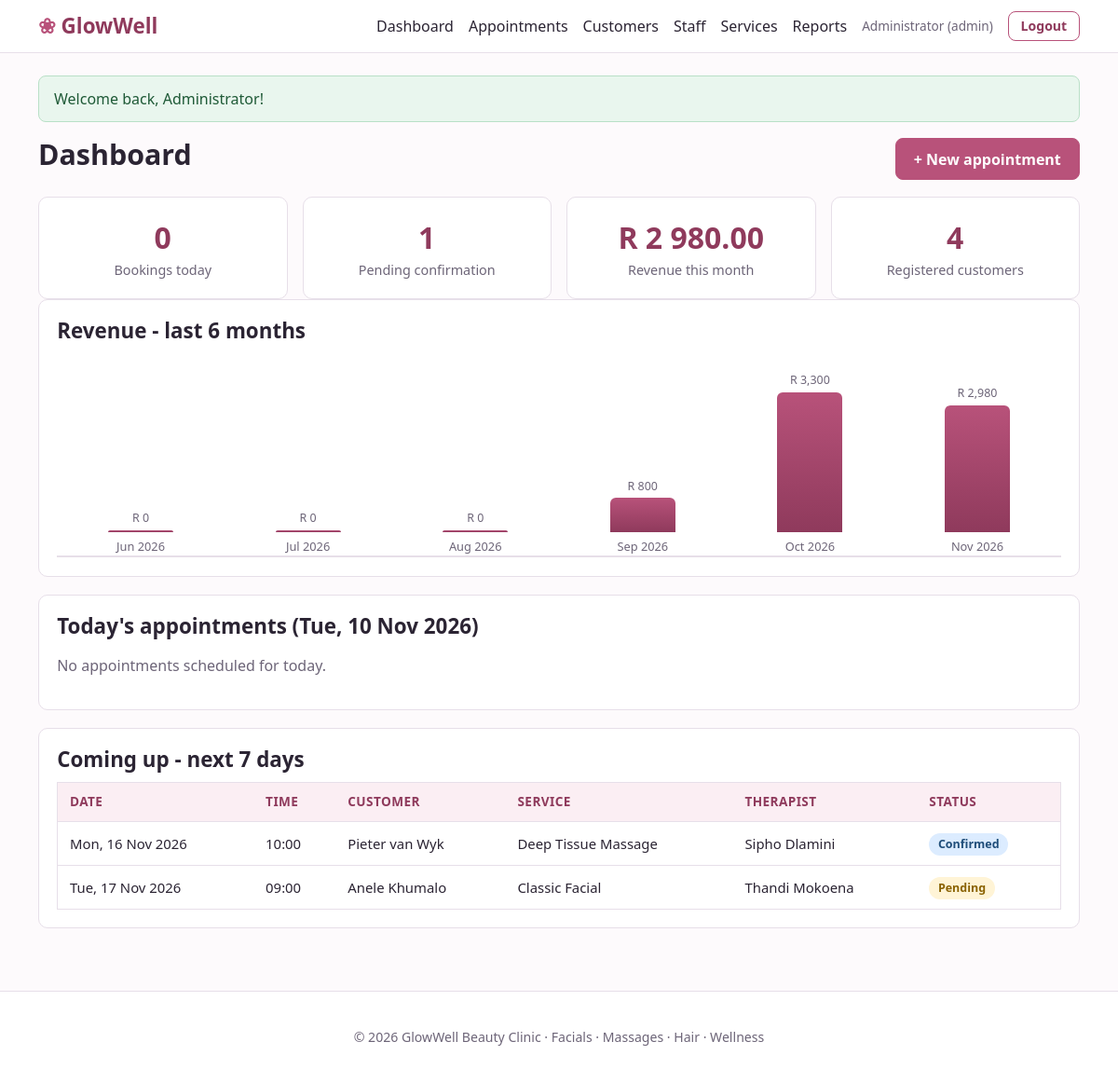
Page /admin/dashboard.php (signed in) on the committed database.
### tables this page shows
CREATE TABLE appointments (
    appointment_id    INT UNSIGNED AUTO_INCREMENT PRIMARY KEY,
    customer_id       INT UNSIGNED NOT NULL,
    staff_id          INT UNSIGNED NOT NULL,
    service_id        INT UNSIGNED NOT NULL,
    appointment_date  DATE NOT NULL,
    start_time        TIME NOT NULL,
    end_time          TIME NOT NULL,
    status            ENUM('pending','confirmed','completed','cancelled','no_show')
                      NOT NULL DEFAULT 'pending',
    price_charged     DECIMAL(8,2) NOT NULL,
    notes             VARCHAR(255) NULL,
    created_at        TIMESTAMP NOT NULL DEFAULT CURRENT_TIMESTAMP,
     
    active_flag       TINYINT GENERATED ALWAYS AS (IF(status = 'cancelled', NULL, 1)) STORED,
    CONSTRAINT chk_appt_times CHECK (end_time > start_time),
    CONSTRAINT chk_appt_price CHECK (price_charged >= 0),
    CONSTRAINT uq_staff_slot UNIQUE (staff_id, appointment_date, start_time, active_flag),
    CONSTRAINT fk_appt_customer FOREIGN KEY (customer_id)
        REFERENCES customers(customer_id),
    CONSTRAINT fk_appt_staff FOREIGN KEY (staff_id)
        REFERENCES staff(staff_id),
    CONSTRAINT fk_appt_service FOREIGN KEY (service_id)
        REFERENCES services(service_id)
);

CREATE TABLE services (
    service_id        INT UNSIGNED AUTO_INCREMENT PRIMARY KEY,
    category_id       INT UNSIGNED NOT NULL,
    service_name      VARCHAR(100) NOT NULL UNIQUE,
    description       VARCHAR(255) NULL,
    duration_minutes  SMALLINT UNSIGNED NOT NULL,
    price             DECIMAL(8,2) NOT NULL,
    is_active         TINYINT(1) NOT NULL DEFAULT 1,
    CONSTRAINT chk_price CHECK (price >= 0),
    CONSTRAINT chk_duration CHECK (duration_minutes > 0),
    CONSTRAINT fk_service_category FOREIGN KEY (category_id)
        REFERENCES service_categories(category_id)
);

### admin/dashboard.php (the view, shortened to what this page needs)
<?php
    require_once __DIR__ . '/../includes/functions.php';
    $pdo = db();
    $today = date('Y-m-d');
    $one = function (string $sql, array $params = []) use ($pdo) {
        $st = $pdo->prepare($sql);
        $st->execute($params);
        return $st->fetchColumn();
    };
    $todayCount   = (int)$one("SELECT COUNT(*) FROM appointments WHERE appointment_date = ? AND status <> 'cancelled'", [$today]);
    $pendingCount = (int)$one("SELECT COUNT(*) FROM appointments WHERE status = 'pending' AND appointment_date >= ?", [$today]);
    $customers    = (int)$one('SELECT COUNT(*) FROM customers');
    $monthStart   = date('Y-m-01');
    $monthRevenue = (float)$one(
        'SELECT COALESCE(SUM(p.amount), 0) FROM payments p
        JOIN appointments a ON a.appointment_id = p.appointment_id
        WHERE a.appointment_date >= ? AND a.appointment_date <= LAST_DAY(?)',
        [$monthStart, $monthStart]
    );
    $rev = $pdo->prepare(
        "SELECT DATE_FORMAT(a.appointment_date, '%Y-%m') AS ym, SUM(p.amount) AS total
        FROM payments p JOIN appointments a ON a.appointment_id = p.appointment_id
        WHERE a.appointment_date >= ?
        GROUP BY ym"
    );
    $rev->execute([date('Y-m-01', strtotime('-5 months'))]);
    $byMonth = array_column($rev->fetchAll(), 'total', 'ym');
    $chart = [];
    for ($i = 5; $i >= 0; $i--) {
        $ts = strtotime("-$i months", strtotime($monthStart));
        $chart[] = ['label' => date('M Y', $ts), 'value' => (float)($byMonth[date('Y-m', $ts)] ?? 0)];
    }
    $st = $pdo->prepare(
        "SELECT a.appointment_id, a.start_time, a.status, sv.service_name,
                CONCAT(c.first_name, ' ', c.last_name) AS customer, CONCAT(s.first_name, ' ', s.last_name) AS staff_name
        FROM appointments a
        JOIN customers c ON c.customer_id = a.customer_id
        JOIN services sv ON sv.service_id = a.service_id
        JOIN staff s ON s.staff_id = a.staff_id
        WHERE a.appointment_date = ? AND a.status <> 'cancelled'
        ORDER BY a.start_time"
    );
    $st->execute([$today]);
    $todays = $st->fetchAll();
    $st = $pdo->prepare(
        "SELECT a.appointment_id, a.appointment_date, a.start_time, a.status, sv.service_name,
                CONCAT(c.first_name, ' ', c.last_name) AS customer, CONCAT(s.first_name, ' ', s.last_name) AS staff_name
        FROM appointments a
        JOIN customers c ON c.customer_id = a.customer_id
        JOIN services sv ON sv.service_id = a.service_id
        JOIN staff s ON s.staff_id = a.staff_id
        WHERE a.appointment_date > ? AND a.appointment_date <= ? AND a.status IN ('pending','confirmed')
        ORDER BY a.appointment_date, a.start_time"
    );
    $st->execute([$today, date('Y-m-d', strtotime('+7 days'))]);
    $upcoming = $st->fetchAll();
    require __DIR__ . '/../includes/header.php';
?>
<div class="page-head">
    <h1>Dashboard</h1>
    <a class="btn" href="<?= e(url('admin/appointment_form.php')) ?>">+ New appointment</a>
</div>
<div class="grid grid-4">
    <div class="card stat"><div class="num"><?= $todayCount ?></div><div class="label">Bookings today</div></div>
    <div class="card stat"><div class="num"><?= $pendingCount ?></div><div class="label">Pending confirmation</div></div>
    <div class="card stat"><div class="num"><?= e(money($monthRevenue)) ?></div><div class="label">Revenue this month</div></div>
    <div class="card stat"><div class="num"><?= $customers ?></div><div class="label">Registered customers</div></div>
</div>
<div class="card">
    <h2>Revenue - last 6 months</h2>
    <div class="chart" data-chart="<?= e(json_encode($chart)) ?>"></div>
</div>
<div class="card">
    <h2>Today's appointments (<?= e(fmt_date($today)) ?>)</h2>
    <?php if (!$todays): ?>
        <p class="muted">No appointments scheduled for today.</p>
    <?php endif; ?>
</div>
<div class="card">
    <h2>Coming up - next 7 days</h2>
    <?php if (!$upcoming): ?>
        <p class="muted">No upcoming appointments in the next 7 days.</p>
    <?php else: ?>
    <div class="table-wrap"><table>
        <thead><tr><th>Date</th><th>Time</th><th>Customer</th><th>Service</th><th>Therapist</th><th>Status</th></tr></thead>
        <tbody>
        <?php foreach ($upcoming as $a): ?>
            <tr>
                <td><?= e(fmt_date($a['appointment_date'])) ?></td><td><?= e(fmt_time($a['start_time'])) ?></td>
                <td><?= e($a['customer']) ?></td><td><?= e($a['service_name']) ?></td>
                <td><?= e($a['staff_name']) ?></td><td><?= status_badge($a['status']) ?></td>
            </tr>
        <?php endforeach; ?>
        </tbody>
    </table></div>
    <?php endif; ?>
</div>
<?php require __DIR__ . '/../includes/footer.php'; ?>

### includes/functions.php (shortened to what this page needs)
<?php
    function e($value): string {
        return htmlspecialchars((string)$value, ENT_QUOTES, 'UTF-8');
    }
    function url(string $path = ""): string {
        return BASE_URL . '/' . ltrim($path, '/');
    }
    function money($amount): string {
        return 'R ' . number_format((float)$amount, 2, '.', ' ');
    }
    function fmt_date(string $d): string {
        return date('D, d M Y', strtotime($d));
    }
    function fmt_time(string $t): string {
        return substr($t, 0, 5);
    }
    function status_badge(string $status): string {
        $label = ucwords(str_replace('_', ' ', $status));
        return '<span class="badge badge-' . e($status) . '">' . e($label) . '</span>';
    }

### assets/css/style.css (style rules this page uses)
:root { --rose: #b8527a; --rose-dark: #8f3a5c; --rose-light: #fbeef3; --teal: #2f7d7a; --ink: #2b2433; --muted: #6d6578; --line: #e7dfe9; --bg: #fdfafc; --white: #ffffff; --ok: #2e7d4f; --warn: #b7791f; --bad: #c0392b; --radius: 10px; }
* { box-sizing: border-box; }
body { margin: 0; font-family: "Segoe UI", Roboto, Helvetica, Arial, sans-serif; color: var(--ink); background: var(--bg); line-height: 1.5; }
a { color: var(--rose-dark); }
h1, h2, h3 { line-height: 1.25; margin: 0 0 .6rem; }
h1 { font-size: 1.9rem; }
h2 { font-size: 1.4rem; }
.muted { color: var(--muted); }
.btn { display: inline-block; background: var(--rose); color: #fff; border: 1px solid var(--rose); padding: .6rem 1.2rem; border-radius: 8px; font-size: 1rem; cursor: pointer; text-decoration: none; font-weight: 600; }
.card { background: var(--white); border: 1px solid var(--line); border-radius: var(--radius); padding: 1.2rem; margin-bottom: 1.2rem; }
.grid { display: grid; gap: 1rem; }
.grid-4 { grid-template-columns: repeat(auto-fit, minmax(210px, 1fr)); }
.stat { text-align: center; margin: 0; }
.stat .num { font-size: 2rem; font-weight: 700; color: var(--rose-dark); }
.stat .label { color: var(--muted); font-size: .9rem; }
.table-wrap { overflow-x: auto; }
table { width: 100%; border-collapse: collapse; background: var(--white); border: 1px solid var(--line); border-radius: var(--radius); }
th, td { padding: .65rem .8rem; text-align: left; border-bottom: 1px solid var(--line); font-size: .93rem; vertical-align: middle; }
th { background: var(--rose-light); color: var(--rose-dark); font-size: .85rem; text-transform: uppercase; letter-spacing: .03em; }
.badge { padding: .15rem .6rem; border-radius: 20px; font-size: .78rem; font-weight: 600; display: inline-block; }
.badge-pending { background: #fff4d6; color: #8a6200; }
.badge-confirmed { background: #dcecff; color: #1f4e79; }
.chart { display: flex; align-items: flex-end; gap: 1rem; height: 220px; padding: 1rem .5rem 0; border-bottom: 2px solid var(--line); }
.page-head { display: flex; justify-content: space-between; align-items: center; flex-wrap: wrap; gap: .8rem; margin-bottom: 1rem; }

### rows in the picture
appointments: appointment_date "Mon, 16 Nov 2026", start_time "10:00", customer "Pieter van Wyk", service.service_name "Deep Tissue Massage", staff_name "Sipho Dlamini", status "Confirmed"
appointments: appointment_date "Tue, 17 Nov 2026", start_time "09:00", customer "Anele Khumalo", service.service_name "Classic Facial", staff_name "Thandi Mokoena", status "Pending"

### other values in the picture
$_SESSION['name'] "Administrator"
$role "admin"
$f['msg'] "Welcome back, Administrator!"
$todayCount "0"
$pendingCount "1"
money($monthRevenue) "R 2 980.00"
$customers "4"
